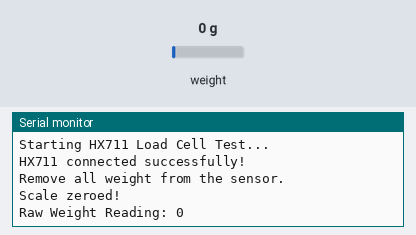
The sketch below on a simulated Arduino Uno, built with avr-gcc and run on an emulated ATmega328P. Parts: the last lines printed to the serial monitor. The test bench sets the inputs (shaded band); at power-on: weight on the scale 0 g.

Above: at 7.2 s.
7.3 s: weight on the scale set to 100 g
At 8.9 s:
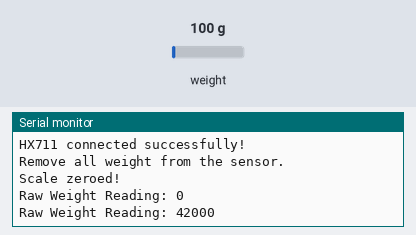
9.2 s: weight on the scale set to 1250 g
At 11.2 s:
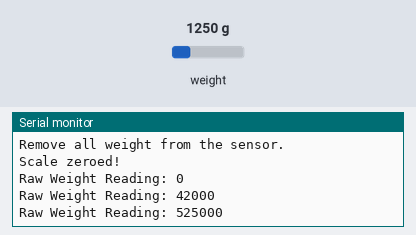
Timing chart, 0 to 12.7 s (numbered marks = the images above; inputs shaded):
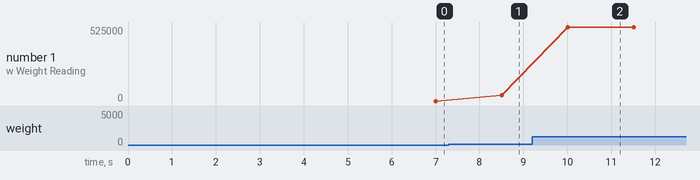

Measured:
- after the input at 7.3 s, the serial monitor: prints a new line after 1.2 s (image 1)
- after the input at 9.2 s, the serial monitor: prints a new line after 0.80 s (image 2)
- plotted number 1: 0 → 42000 after the input at 7.3 s, 42000 → 525000 after the input at 9.2 s

The sketch:

test_load_cell.ino
```cpp
#include "HX711.h"

#define DOUT 2
#define CLK  3

HX711 scale;

void setup() {
  Serial.begin(115200);
  delay(2000);

  Serial.println("Starting HX711 Load Cell Test...");

  scale.begin(DOUT, CLK);

  if (scale.wait_ready_timeout(2000)) {
    Serial.println("HX711 connected successfully!");

    Serial.println("Remove all weight from the sensor.");
    delay(3000);

    scale.tare(10);

    Serial.println("Scale zeroed!");
  } else {
    Serial.println("ERROR: HX711 not detected!");
  }
}

void loop() {
  if (scale.is_ready()) {
    long reading = scale.read_average(10);

    Serial.print("Raw Weight Reading: ");
    Serial.println(reading);
  } else {
    Serial.println("HX711 not responding!");
  }

  delay(500);
}
```
